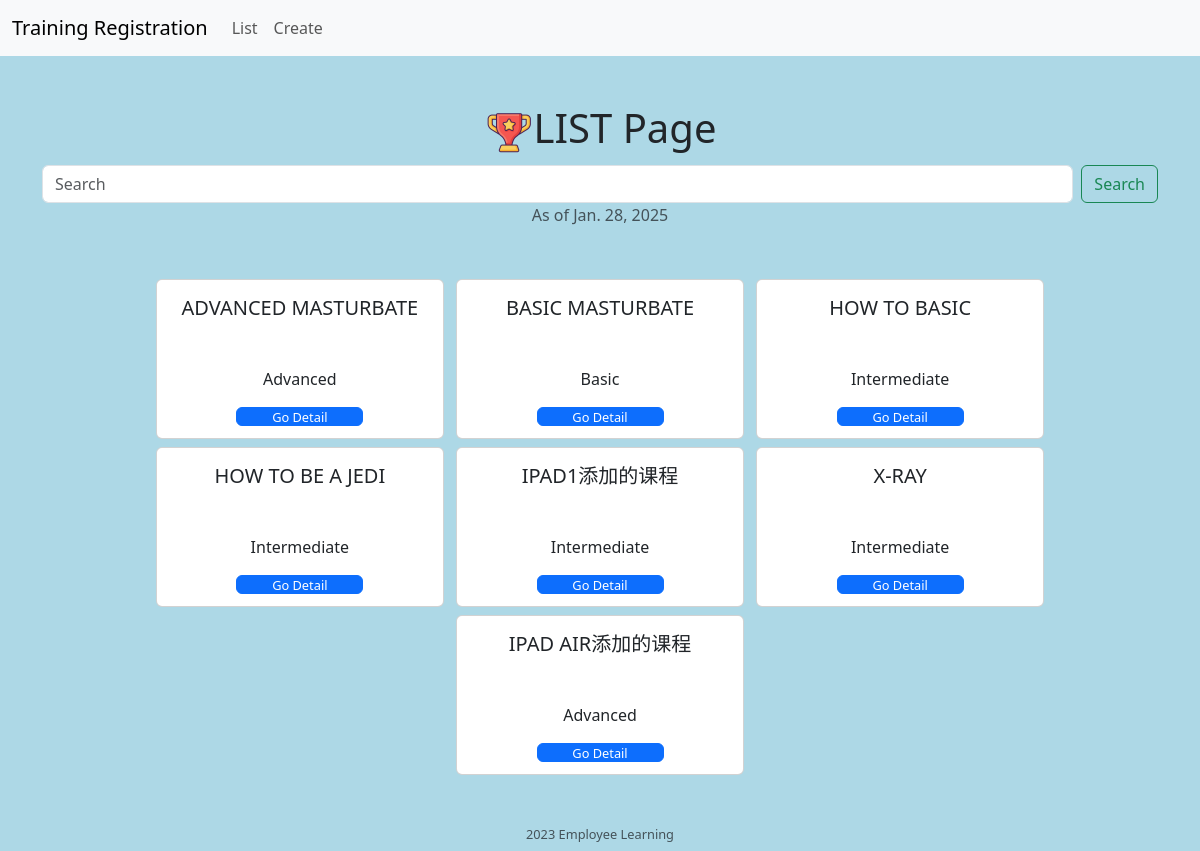
Screenshot of /course-list/ with the database file from the repository.
### employee_learning/models.py (models this page shows, shortened)
class LearningCourse (models.Model):
    LEVEL=[('B','Basic'),('I','Intermediate'),('A','Advanced'),]
    title = models.CharField(max_length=50,unique=True)
    level = models.CharField(max_length=1,choices=LEVEL,default="I")
    employee = models.ManyToManyField(Employees)                ##多对多

### employee_learning/views.py (the view)
# urls.py: path('course-list/',CourseList.as_view(),name='course_list'),
class CourseList(ListView):
    model = LearningCourse
    queryset = LearningCourse.objects.order_by('title')
    def get_context_data(self, **kwargs):
          context = super().get_context_data(**kwargs)
          context['today'] = datetime.date.today()
          return context
    def get_queryset(self):
        queryset = super().get_queryset()
        query = self.request.GET.get('q')  # 获取搜索关键字
        if query:
            queryset = queryset.filter(title__icontains=query)  # 按标题模糊搜索
        return queryset
    template_name='employee_learning/course_list.html'
    context_object_name='course_object_list'

### templates/employee_learning/course_list.html
{% extends "base/base.html" %}
{% load static %}
{% block body %}
    <div class="container text-center">
        <h1 class="text-center mt-5"><img src="{% static 'images/list.png' %}" width="50px">LIST Page</h1>
        <form class="d-flex" role="search" action="{% url 'course_list' %}" >
            <input class="form-control me-2" type="search" placeholder="Search" aria-label="Search" name="q" >
            <button class="btn btn-outline-success" type="submit">Search</button>
        </form>
        <p class="text-muted text-center mb-5">As of {{ today }}</p>
        {% for course in object_list %}
            <div class="card m-1 d-inline-flex" style="width: 18rem;height:10rem;">
                <div class="card-body">
                    <h5 class="card-title h-50">{{ course.title|upper }}</h5>
                    <p class="card-text">{{ course.get_level_display }}</p>
                    <a href="{% url 'course_detail' course.pk%}"
                    class="btn btn-primary p-0 d-block w-50 mx-auto"
                    style="height:1.2rem; font-size:0.8rem">Go Detail</a>
                </div>
            </div>
        {% endfor %}
    </div>
{% endblock %}

### templates/base/base.html (shortened to what this page needs)
<!doctype html>
<html lang="en">
  <head>
    {% include "base/css_link.html" %}
  </head>
  <body>
    {% include "base/navbar.html" %}
{% block body %}{% endblock %}
{% include "base/footer.html" %}
</body>
</html>

### templates/base/css_link.html (shortened to what this page needs)
{% load static %}
<link href="https://cdn.jsdelivr.net/npm/bootstrap@5.3.3/dist/css/bootstrap.min.css" rel="stylesheet">
<link rel="stylesheet" href="{% static 'css/custom.css' %}">

### templates/base/navbar.html (shortened to what this page needs)
<nav class="navbar navbar-expand-lg bg-body-tertiary">
    <div class="container-fluid">
      <a class="navbar-brand" href="{% url 'index' %}">Training Registration</a>
      <div class="collapse navbar-collapse" id="navbarNav">
        <ul class="navbar-nav">
           <li class="nav-item">
          <a class="nav-link" href="{% url 'course_list' %}">List</a>
          </li>
          <li class="nav-item">
          <a class="nav-link" href="{% url 'course_create' %}">Create</a>
          </li>
        </ul>
      </div>
    </div>
</nav>

### templates/base/footer.html (shortened to what this page needs)
<h6 class="text-muted text-center mt-5" style="font-size:0.8rem">2023 Employee Learning</h6>

### static/css/custom.css (style rules this page uses)
body { background-color: lightblue }

### rows the page displays
LearningCourse: title "ADVANCED MASTURBATE", level "Advanced"
LearningCourse: title "BASIC MASTURBATE", level "Basic"
LearningCourse: title "HOW TO BASIC", level "Intermediate"
LearningCourse: title "HOW TO BE A JEDI", level "Intermediate"
LearningCourse: title "IPAD1添加的课程", level "Intermediate"
LearningCourse: title "X-RAY", level "Intermediate"
LearningCourse: title "IPAD AIR添加的课程", level "Advanced"

### other values shown
{{ today }} "Jan. 28, 2025"
